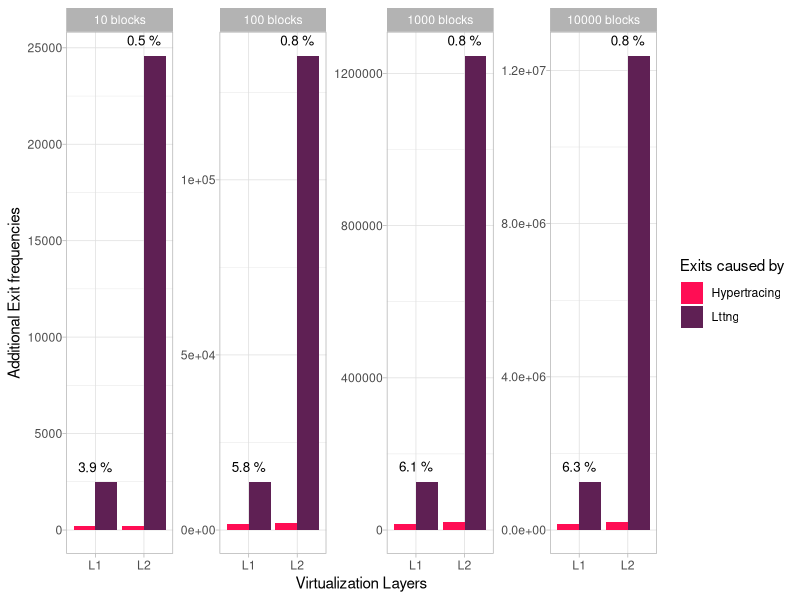

Here is the R script that generated this plot:
#!/usr/bin/env Rscript
library(ggplot2)
library(ggrepel)
library(plyr)
colors <- c("#ff0d54",  "#5f2054")
# layer,tracing_enabled,type,freq,event
data_10 <- read.table("./io-overhead/data/io-exits-10.csv", header=T, sep=",")
data_100 <- read.table("./io-overhead/data/io-exits-100.csv", header=T, sep=",")
data_1000 <- read.table("./io-overhead/data/io-exits-1000.csv", header=T, sep=",")
data_10000 <- read.table("./io-overhead/data/io-exits-10000.csv", header=T, sep=",")

data_10$copied_input_blocks <- 10
data_100$copied_input_blocks <- 100
data_1000$copied_input_blocks <- 1000
data_10000$copied_input_blocks <- 10000

data <- rbind(data_10, data_100, data_1000, data_10000)

data$tracing_enabled <- as.character(data$tracing_enabled)
data$copied_input_blocks <- as.character(data$copied_input_blocks)

data_filtered = subset(data, event == 'kvm_x86_exit')

data_filtered <- ddply(data_filtered, .(layer, tracing_enabled, copied_input_blocks),
                       transform,
                       tracing_events = freq
)

data_filtered <- unique(data_filtered[c("layer", "tracing_enabled", "copied_input_blocks", "tracing_events")])

# data_filtered <- ddply(data_filtered, .(layer, copied_input_blocks),
#                        transform,
#                        tracing_events = abs(sum(total_events)-2*total_events)
# )

data_filtered <- unique(data_filtered[c("layer", "copied_input_blocks", "tracing_events")])

data_filtered$event_type <- 'Lttng'
# layer,copied_input_blocks,event_type,tracing_events
data_collected_events <- read.table("./io-overhead/data/guest-collected-events.csv", header=T, sep=",")

data_filtered <- merge(x = data_filtered, y = data_collected_events, 
                       by = c("layer","copied_input_blocks","event_type", "tracing_events"), all = TRUE)

data_filtered$copied_input_blocks <- paste(data_filtered$copied_input_blocks,'blocks')

data_filtered$event_type <- as.character(data_filtered$event_type)

data_filtered <- ddply(data_filtered, .(layer, copied_input_blocks),
                       transform,
                       total = sum(tracing_events),
                       max = max(tracing_events)
)
data_filtered$label <- ''
for(i in 1:nrow(data_filtered)) {
  row <- data_filtered[i,]
  if(row$event_type == "Hypertracing"){
    data_filtered[i,]$label = paste(round((row$tracing_events/row$total)*100,1),'%')
  }
}

plot <- ggplot(data_filtered, aes(x=reorder(layer, tracing_events), y = tracing_events)) +
  geom_bar(aes(fill=event_type), position="dodge",stat="identity") +
  # scale_y_continuous(breaks = seq(0, max(data_filtered$tracing_events), 10000)) +
  facet_wrap(~copied_input_blocks, ncol=4, scale="free") +
  # coord_flip() +
  # geom_label_repel(aes(y=tracing_events, label=paste(tracing_events,event_type)),
  #                  size = 3, segment.size = 0.3, colour="black", fill="white",
  #                  min.segment.length = unit(0, "lines"), nudge_x = 0
  # ) +
  geom_text(aes(y=max, label=label ), colour='black', size = 3.4,
            position=position_dodge(width=0.9), vjust=-1) +
  
  # scale_fill_manual(values = colors) +
  labs(x ="Virtualization Layers", y ="Additional Exit frequencies", fill="Exits caused by") +
  scale_fill_manual(values = colors) +
  theme_light() +
  theme(
    # legend.position = c(0.94,0.91),
    # legend.title=element_blank(),
    # axis.text.x = element_text(angle = 40, hjust = 1, vjust=1, size = 10),
    axis.text.y = element_text(margin = margin(t=2,b=1))
  )
plot(plot)